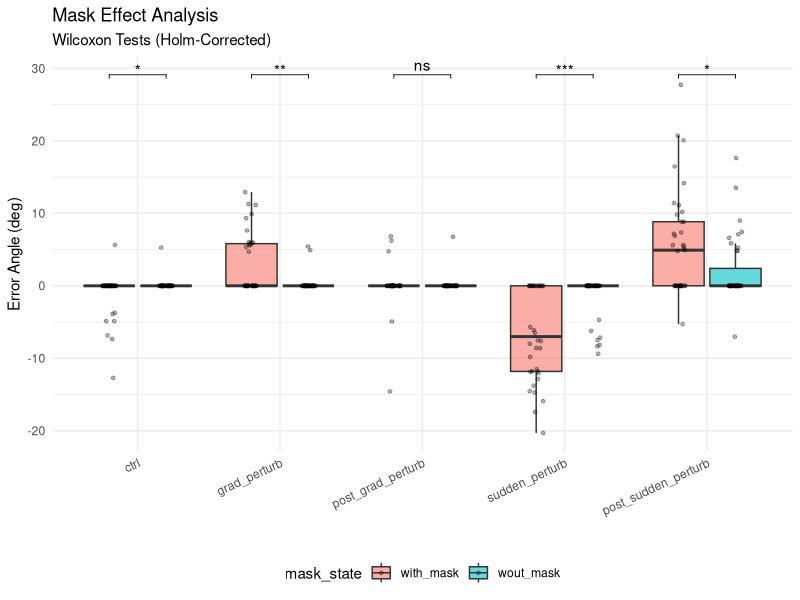
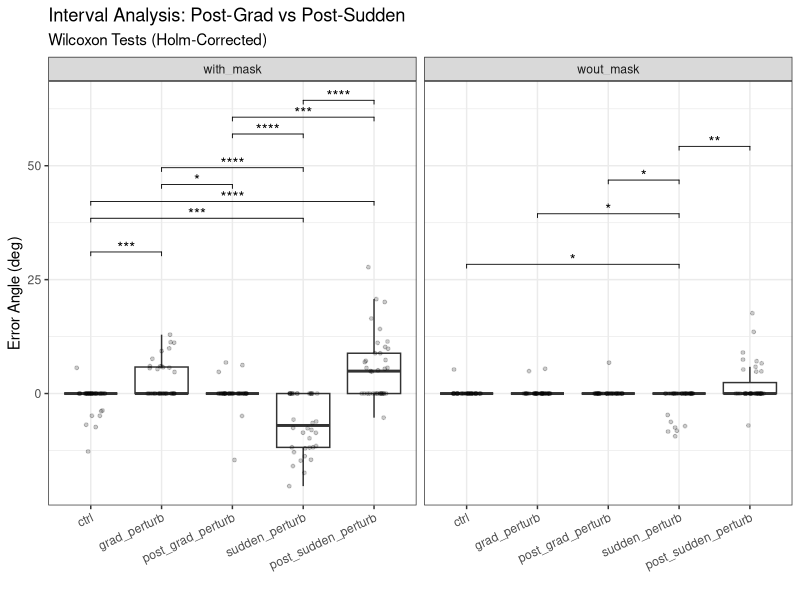

Generate these figures, in order, with R: (Note: this script raises an error after producing the figures.)
library(reshape2)
library(ggplot2)
library(ggpubr)
library(dplyr)
library(rstatix)

# --- 1. SETUP & DATA CLEANING ---

# Load Data
with_mask <- read.csv("C_with_mask.csv", header = T)$error_angle_deg
wout_mask <- read.csv("C_without_mask.csv", header = T)$error_angle_deg

conditions <- c("ctrl", "grad_perturb", "post_grad_perturb", "sudden_perturb", "post_sudden_perturb")

# Create Array
combined_data <- c(with_mask, wout_mask)
data_array <- array(combined_data, 
                    dim = c(40, 5, 2),
                    dimnames = list(time = 1:40, condition = conditions, mask_state = c("with_mask", "wout_mask")))

# Flatten to Dataframe
df_long <- melt(data_array, varnames = c("time", "condition", "mask_state"), value.name = "error_angle")
df_long$condition <- factor(df_long$condition, levels = conditions)

# --- 2. STATISTICAL CALCULATIONS ---

# TEST A: Mask Effect (With vs Without Mask)
stat_mask <- df_long %>%
  group_by(condition) %>%
  wilcox_test(error_angle ~ mask_state) %>%
  adjust_pvalue(method = "holm") %>%
  add_significance("p.adj") %>% 
  add_xy_position(x = "condition", dodge = 0.8) 

# TEST B: Interval Effect (Post-Grad vs Post-Sudden)
stat_intervals <- df_long %>%
  group_by(mask_state) %>% 
  wilcox_test(error_angle ~ condition) %>%
  adjust_pvalue(method = "holm") %>%
  add_significance("p.adj") %>%
  add_xy_position(x = "condition")

# --- 3. PLOTTING ---

# PLOT A: Mask Effect
p_mask <- ggplot(df_long, aes(x = condition, y = error_angle, fill = mask_state)) +
  geom_boxplot(alpha = 0.6, outlier.shape = NA, width = 0.8) + 
  geom_point(position = position_jitterdodge(jitter.width = 0.2, dodge.width = 0.8), 
             alpha = 0.3, size = 1) +
  stat_pvalue_manual(
    stat_mask, 
    label = "p.adj.signif", 
    tip.length = 0.01,
    hide.ns = F,
    inherit.aes = FALSE,
    y.position = max(df_long$error_angle, na.rm = TRUE) * 1.05
  ) +
  labs(title = "Mask Effect Analysis",
       subtitle = "Wilcoxon Tests (Holm-Corrected)",
       y = "Error Angle (deg)", x = "") +
  theme_minimal() +
  theme(axis.text.x = element_text(angle = 25, hjust = 1),
        legend.position = "bottom")

# PLOT B: Interval Comparison
p_intervals <- ggplot(df_long, aes(x = condition, y = error_angle)) +
  geom_boxplot(alpha = 0.6, outlier.shape = NA) +
  geom_jitter(width = 0.2, alpha = 0.2, size = 1) +
  facet_wrap(~mask_state) + 
  stat_pvalue_manual(
    stat_intervals, 
    label = "p.adj.signif",
    tip.length = 0.01,
    hide.ns = T,
    color = "black",
    inherit.aes = FALSE
  ) +
  labs(title = "Interval Analysis: Post-Grad vs Post-Sudden",
       subtitle = "Wilcoxon Tests (Holm-Corrected)",
       y = "Error Angle (deg)", x = "") +
  theme_bw() +
  theme(axis.text.x = element_text(angle = 25, hjust = 1))

# --- 4. OUTPUT ---
print(p_mask)
print(p_intervals)

# Save
custom_save(p_mask, name = "result_mask_effect")
custom_save(p_intervals, name = "result_interval_comparison")